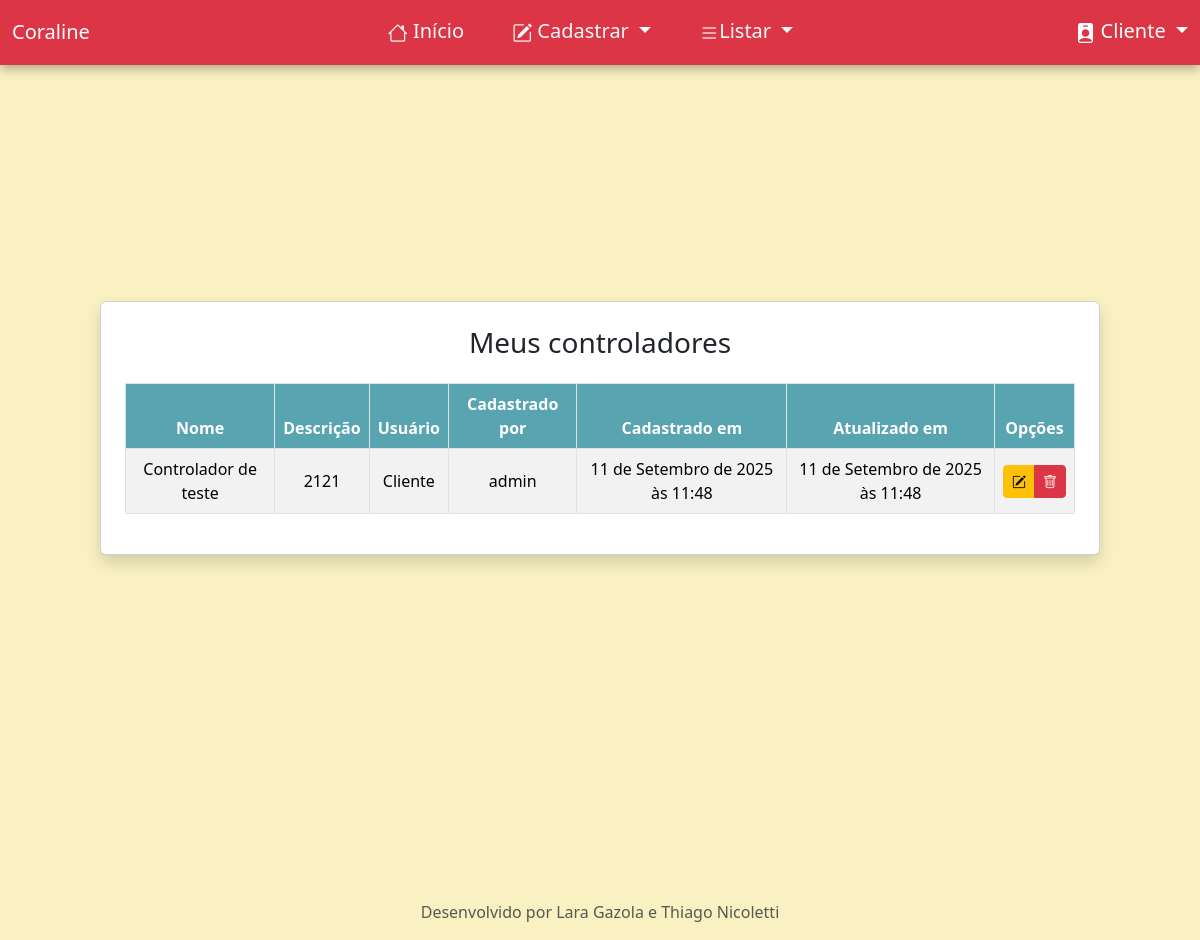
The app's page /listar/controlador/ (signed in) with its own data.
### paginasweb/models.py (models this page shows, shortened)
class Controlador(models.Model):
    nome = models.CharField(max_length=255, verbose_name="Nome", default="Controlador Padrão")
    descricao = models.CharField(max_length=255, verbose_name="Descrição")
    usuario = models.ForeignKey(User, on_delete=models.PROTECT)
    cadastrado_por = models.ForeignKey(User, on_delete=models.CASCADE, related_name='controladores')
    cadastrado_em = models.DateTimeField(auto_now_add=True)
    atualizado_em = models.DateTimeField(auto_now=True)
    class Meta:
        ordering = ['nome', 'cadastrado_em']

### paginasweb/views.py (the view)
# urls.py: path("listar/controlador/", ControladorList.as_view(), name="listar-controlador"),
class ControladorList(GroupRequiredMixin, SuccessMessageMixin, LoginRequiredMixin, ListView):
    group_required = [u"Administrador", u"Usuário"]
    model = Controlador
    template_name = 'paginasweb/controlador.html'
    def get_queryset(self):
        queryset = Controlador.objects.all()
        return queryset.filter(usuario=self.request.user)
    def get_context_data(self, **kwargs):
        context = super().get_context_data(**kwargs)
        if context['sou_admin']:
            controladores = Controlador.objects.all()
            controladores = controladores.exclude(usuario=self.request.user) #user logado no self.request.user
            context['todos_controladores'] = controladores
        return context

### paginasweb/views.py (called while the page is built)
    def get_context_data(self, **kwargs):
        context = super().get_context_data(**kwargs)
        if self.request.user.groups.filter(name='Administrador').exists():
            context['sou_admin'] = True
        else:
            context['sou_admin'] = False
        return context

### paginasweb/templates/paginasweb/controlador.html (shortened to what this page needs)
{% extends "paginasweb/bootstrap.html" %}
{% load static %}
{% block conteudo %}
<div class="d-flex justify-content-center align-items-center flex-column min-vh-100 p-4" style="margin-top: -2rem; margin-bottom: 2rem;">
  <div class="card p-4 shadow mb-5" style="width: 100%; max-width: 1000px;">
    <h3 class="text-center mb-4">Meus controladores</h3>
    <div class="table-responsive">
      <table class="table table-striped table-hover table-bordered align-middle text-center">
        <thead>
          <tr>
            <th style="background-color: #58a4b0; color: white;">Nome</th>
            <th style="background-color: #58a4b0; color: white;">Descrição</th>
            <th style="background-color: #58a4b0; color: white;">Usuário</th>
            <th style="background-color: #58a4b0; color: white;">Cadastrado por</th>
            <th style="background-color: #58a4b0; color: white;">Cadastrado em</th>
            <th style="background-color: #58a4b0; color: white;">Atualizado em</th>
            <th style="background-color: #58a4b0; color: white;">Opções</th>
          </tr>
        </thead>
        <tbody>
          {% for obj in object_list %}
          <tr>
            <td>{{ obj.nome }}</td>
            <td>{{ obj.descricao }}</td>
            <td>{{ obj.usuario }}</td>
            <td>{{ obj.cadastrado_por }}</td>
            <td>{{ obj.cadastrado_em }}</td>
            <td>{{ obj.atualizado_em }}</td>
            <td>
              <div class="btn-group">
              <a href="{% url 'editar-controlador' obj.pk %}" class="btn btn-sm btn-warning"><i class="bi bi-pencil-square"></i></a>
              <a href="{% url 'excluir-controlador' obj.pk %}" class="btn btn-sm btn-danger"><i class="bi bi-trash"></i></a>
              </div>
            </td>
          </tr>
          {% empty %}
          <tr>
            <td colspan="7">Nenhum controlador do admin encontrado.</td>
          </tr>
          {% endfor %}
        </tbody>
      </table>
    </div>
  </div>
</div>
{% endblock %}

### paginasweb/templates/paginasweb/bootstrap.html (shortened to what this page needs)
{% load static %}
<!DOCTYPE html>
<html lang="pt-br" class="h-100" data-bs-theme="auto">
<head>
    <link href="https://cdn.jsdelivr.net/npm/bootstrap@5.3.7/dist/css/bootstrap.min.css" rel="stylesheet">
    <link href="{% static "css/bootstrap_meu.css" %}" rel="stylesheet">
    <link rel="stylesheet" href="https://cdn.jsdelivr.net/npm/bootstrap-icons@1.11.3/font/bootstrap-icons.css">
</head>
<body class="d-flex flex-column h-100 bg-amarelinho">
    <header>
        <nav class="navbar navbar-expand-md navbar-dark fixed-top bg-danger shadow-minha fs-5">
          <div class="container-fluid">
              <a class="navbar-brand" href="{% url "index" %}">Coraline</a>
            <div class="collapse navbar-collapse justify-content-center" id="navbarCollapse">
              <ul class="navbar-nav mb-2 mb-md-0">
                <li class="nav-item mx-3"><a class="nav-link link-light"  href="{% url "index" %}"><i class="bi bi-house"></i> Início</a></li>
                {% if request.user.is_authenticated %}
                 {% if not sou_admin %}
                <li class="nav-item mx-3 dropdown">
                    <a class="nav-link link-light dropdown-toggle" href="#" id="listarDropdown" role="button" data-bs-toggle="dropdown" aria-expanded="false">
                        <i class="bi bi-pencil-square"></i> Cadastrar
                    </a>
                </li>
                {% endif %}
                {% if not sou_admin %}
                <li class="nav-item mx-3 dropdown">
                    <a class="nav-link link-light dropdown-toggle" href="#" id="listarDropdown" role="button" data-bs-toggle="dropdown" aria-expanded="false">
                        <i class="bi bi-list"></i>Listar
                    </a>
                </li>
                 {% endif %}
              </ul>
            </div>
            <div class="dropdown">
              <a class="nav-link dropdown-toggle text-white" href="#" role="button" data-bs-toggle="dropdown"
                aria-expanded="false">
                <i class="bi bi-person-badge-fill"></i>
                {{request.user.username}}
              </a>
            </div>
          </div>
          {% else %}
                <li class="nav-item mx-3"><a class="nav-link link-light"  href="{% url "sobre" %}">Sobre nós</a></li>
          {% endif %}
        </nav>
      </header>
    <main class="flex-shrink-0">
        <div class="container">
            <br>
            {% block conteudo %}{% endblock conteudo %}
        </div>
    </main>
    <footer class="footer mt-auto py-3 bg-body-amarelinho text-center">
        <div class="container"> <span class="text-body-secondary">Desenvolvido por Lara Gazola e Thiago Nicoletti</span> </div>
    </footer>
</body>
</html>

### records on screen
Controlador: nome "Controlador de teste", descricao "2121", usuario "Cliente", cadastrado_por "admin", cadastrado_em "11 de Setembro de 2025 às 11:48", atualizado_em "11 de Setembro de 2025 às 11:48"

### other values on screen
{{ request.user.username }} "Cliente"
